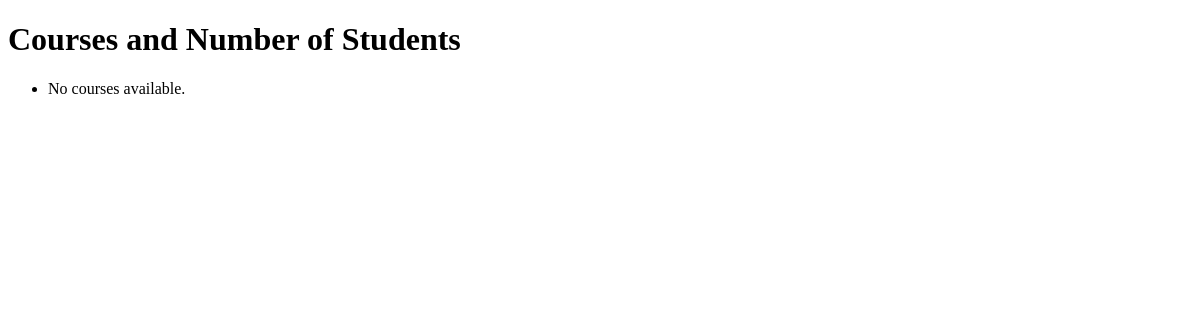
The app's page /users/lab9/task2/, older data.
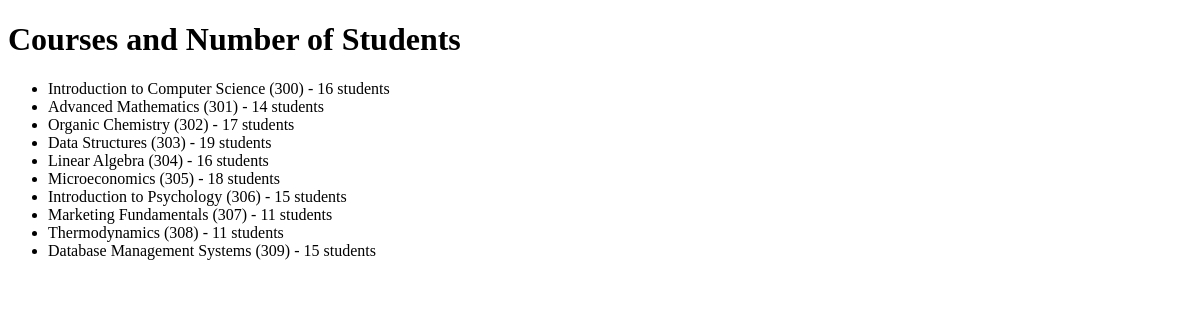
The same page, newer data.
### apps/usermodule/models.py (models this page shows, shortened)
class Course(models.Model):
    title = models.CharField(max_length=100)
    code = models.IntegerField(unique=True)

### apps/usermodule/views.py (the view)
# urls.py: path("lab9/task2/", views.lab9_task2, name="users.lab9_task2"),
def lab9_task2(request):
    courses = Course.objects.all().annotate(student_count=Count('students'))
    return render(request, 'usermodule/lab9_task2.html', {'courses': courses})

### apps/templates/usermodule/lab9_task2.html (shortened to what this page needs)
<!DOCTYPE html>
<html>
<head>
</head>
<body>
    <h1>Courses and Number of Students</h1>
    <ul>
        {% for course in courses %}
            <li>
                {{ course.title }} ({{ course.code }}) - {{ course.student_count }} students
            </li>
        {% empty %}
            <li>No courses available.</li>
        {% endfor %}
    </ul>
</body>
</html>

Row changes from the older to the newer data that the page shows:
added Course: title "Introduction to Computer Science", code "300", student_count "16"
added Course: title "Advanced Mathematics", code "301", student_count "14"
added Course: title "Organic Chemistry", code "302", student_count "17"
added Course: title "Data Structures", code "303", student_count "19"
added Course: title "Linear Algebra", code "304", student_count "16"
added Course: title "Microeconomics", code "305", student_count "18"
added Course: title "Introduction to Psychology", code "306", student_count "15"
added Course: title "Marketing Fundamentals", code "307", student_count "11"
added Course: title "Thermodynamics", code "308", student_count "11"
added Course: title "Database Management Systems", code "309", student_count "15"
Text that changed along with them:
text no longer shown: "No courses available."
